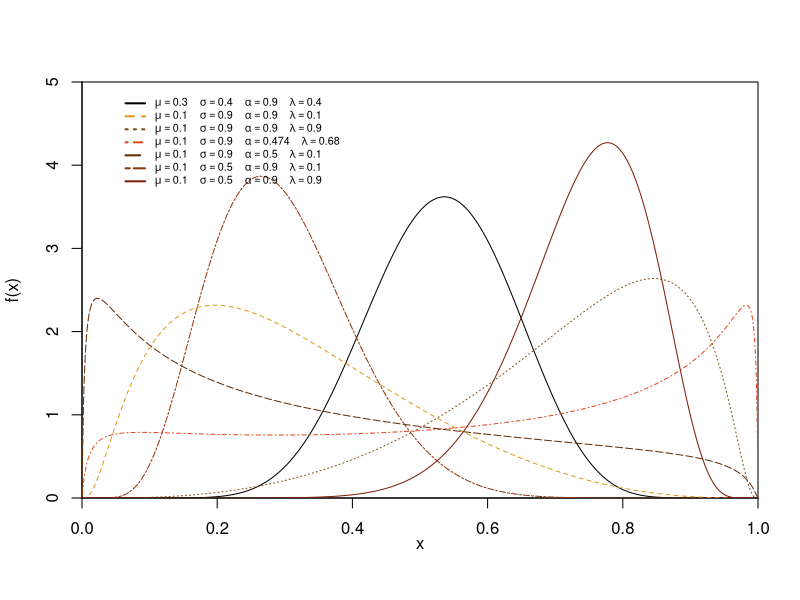

This chart was generated by the following R code:
# defining the density function of our defined ncbl function
pdf_ncbl <- function(x, mu, sig, alpha, lamb) {
f_r <- (2*atanh(1-2*lamb)*(lamb^x)*((1-lamb)^(1-x)))/(1-(2*lamb)) 
F_r <- ((lamb^x) * ((1-lamb)^(1-x))+lamb-1)/((2*lamb)-1)
s_r <- 1 - F_r
z <- exp(-(alpha*log(F_r/(1-F_r))-mu)^2/(2*sig^2))  
numerator <- z * alpha * (s_r + F_r) * f_r # Split numerator and denominator 
denom <- sqrt(2*pi) * s_r * F_r * sig      # for ease of error checking
expr <- numerator / denom
}

# defining distribution function
cdf_ncbl <- function(x, mu, sig, alpha, lamb) {
  cdf_cb <- (lamb ^ x * ((1 - lamb) ^ (1 - x)) + lamb - 1) / (2 * lamb - 1)
  quant_log <- alpha * log(cdf_cb / (1 - cdf_cb))
  cdf_norm <- (1/2) * (1 + erf(quant_log - mu / (sig * sqrt(2))))
}

x1 <- seq(0,1, by= 0.00001) # 0.00001 for smoothing

plot(x1, pdf_ncbl(x1, 0.3, 0.4, 0.9, 0.4),ylim=c(0,5),xlim = c(0, 1),
    ylab = "f(x)", xlab = "", type = "l", lty = 1, col = "black", xaxs="i",yaxs="i")

# let there be lines 
lines(x1, pdf_ncbl(x1, 0.1, 0.9, 0.9, 0.1), type = "l", lty = 2, col = "#E1981A")
lines(x1, pdf_ncbl(x1, 0.1, 0.9, 0.9, 0.9), type = "l", lty = 3, col = "#7e4c0c")
lines(x1, pdf_ncbl(x1, 0.1, 0.9, 0.474, 0.68), type = "l", lty = 4, col = "#e64821")
lines(x1, pdf_ncbl(x1, 0.1, 0.9, 0.5, 0.1), type = "l", lty = 5, col = "#662e07")
lines(x1, pdf_ncbl(x1, 0.1, 0.5, 0.9, 0.1), type = "l", lty = 6, col= "#93360B")
lines(x1, pdf_ncbl(x1, 0.1, 0.5, 0.9, 0.9), type = "l", lty = 7, col="#7D1E08")

col <- c("black", "#E1981A", "#7e4c0c", "#e64821", "#662e07","#93360B","#7D1E08")

legend(0.05,4.9,lwd=2,c(
  expression(mu==0.3~~~~sigma==0.4~~~~alpha==0.9~~~~lambda==0.4),
  expression(mu==0.1~~~~sigma==0.9~~~~alpha==0.9~~~~lambda==0.1),
  expression(mu==0.1~~~~sigma==0.9~~~~alpha==0.9~~~~lambda==0.9),
  expression(mu==0.1~~~~sigma==0.9~~~~alpha==0.474~~~~lambda==0.68),
  expression(mu==0.1~~~~sigma==0.9~~~~alpha==0.5~~~~lambda==0.1),
  expression(mu==0.1~~~~sigma==0.5~~~~alpha==0.9~~~~lambda==0.1),
  expression(mu==0.1~~~~sigma==0.5~~~~alpha==0.9~~~~lambda==0.9)),
 
  lty=1:7,cex=.65, col=col,bty="n")
mtext(text="x", side=1, line=1.75)

